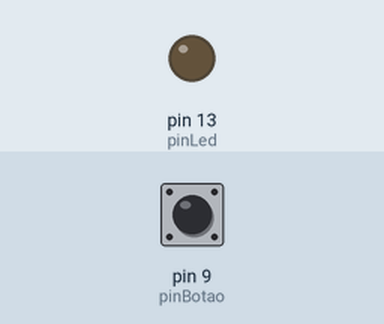
Recording of a sketch running on a simulated Arduino Uno, built with avr-gcc and run on an emulated ATmega328P. On the bench: output pins drawn as LEDs (lit = HIGH). Dashed ring = blinking. The test bench sets the inputs (shaded band); at power-on: pin 9 (pinBotao) LOW.

Above: at 1.2 s.
1.3 s: pin 9 (pinBotao) pulled HIGH for 1 s
At 3.1 s:
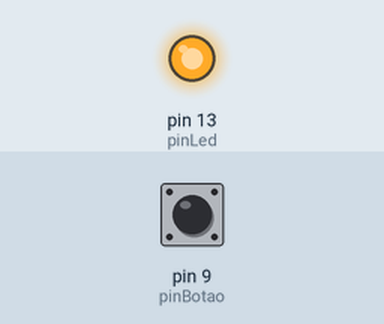
3.8 s: pin 9 (pinBotao) pulled HIGH for 0.15 s
At 4.4 s:
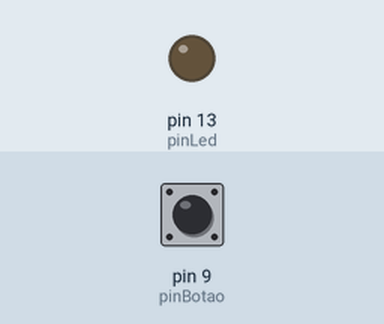
5.4 s: pin 9 (pinBotao) pulled HIGH for 3.2 s
At 5.5 s:
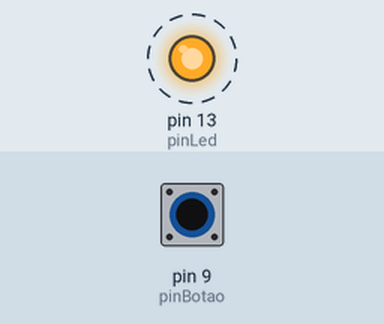
Timing chart, 0 to 9.9 s (numbered marks = the images above; inputs shaded):
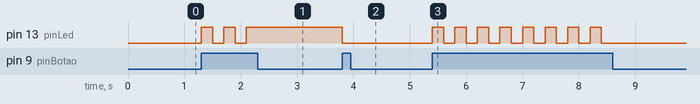

Measured:
- after the input at 1.3 s, pin 13 (pinLed): alternates HIGH for 0.20 s and LOW for 0.20 s, 5 changes in all, then stays HIGH, starting at once
- after the input at 3.8 s, pin 13 (pinLed): HIGH → LOW at once
- after the input at 5.4 s, pin 13 (pinLed): alternates HIGH for 0.20 s and LOW for 0.20 s, 16 changes in all, then stays LOW, starting at once

The sketch:

botao_On-Off.ino
```cpp
// C++ code
//
int pinLed = 13;
int pinBotao = 9;
int estadoBotao;
int estadoLed;
void setup()
{
  pinMode(pinLed,OUTPUT);
  pinMode(pinBotao,INPUT);
}

void loop()
{
  estadoBotao = digitalRead(pinBotao);
  estadoLed = digitalRead(pinLed);

  if(estadoBotao == HIGH)
  {
    digitalWrite(pinLed,!estadoLed);
    delay(200);
  }

}
```
